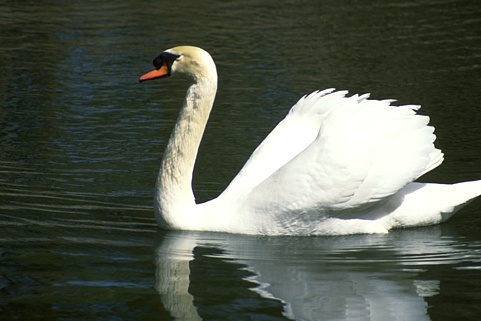
%> input picture Computer Vision Huji 2015/matlab1-segmentation/matlab1-segmentation/dataset/I1.jpg, 481 x 321 px
$ octave --eval "result = HarrisCornerDetector(rgb2gray(imread('../../../Computer Vision Huji 2015/matlab1-segmentation/matlab1-segmentation/dataset/I1.jpg')));"   (GNU Octave 9; MATLAB toolbox functions it lacks are replaced by stand-ins)
%> lines starting %> are read from the running program, lines starting %| are printed output that depends on the picture; in (x1, y1, x2, y2) boxes, pixels count from 0 and x2, y2 are one past the last pixel; in counts of white or black regions, pixels touching at a corner belong together; the program's own positions count from 1
### Image Processing Huji 2015/ex4/code/blurInImageSpace.m
function [blurImage] = blurInImageSpace(inImage,kernelSize)

kernel1DTemp = [1 1];
for i = 0:1:(10 - 3) %overall (kernelSize - 2) times iteration
    kernel1DTemp = conv(kernel1DTemp, [1 1]);%one dimention convolution
end

kernelCoeffMatrix = kernel1DTemp' * kernel1DTemp; %creat kernelsize Gausian
sumToNormalize = sum(sum(kernelCoeffMatrix));%to sum all matrix members
NormalizedKernel = kernelCoeffMatrix / sumToNormalize;%normalize the kernel

%convoluation in 2D
blurImage = conv2(inImage, NormalizedKernel, 'same');%convoluation in two 2D
%imshow(blurImage);

end

### Image Processing Huji 2015/ex4/code/nonMaximumSuppression.m
function [ result ] = nonMaximumSuppression( response )
% Find local maxima of corner metric matrix.

%deal with the frame border
response(1:2,:)=-inf;
response(:,1:2)=-inf;

response(end-1:end,:)=-inf;
response(:,end-1:end)=-inf;

BW = imregionalmax(response,8);
maxResponse=max(response(:));

BW(response<(maxResponse*0.1))=0;
result = bwmorph(BW,'shrink',Inf);

end

### Image Processing Huji 2015/ex4/code/HarrisCornerDetector.m
function [pos] = HarrisCornerDetector( im )
% HARRISCORNERDETECTOR Extract key points from the image.
% Arguments:
% im ? nxm grayscale image to find key points inside.
% pos ? A Nx2 matrix of [x,y] key points positions in im

Ix = conv2(im,[1 0 -1],'same'); %derivatve rows
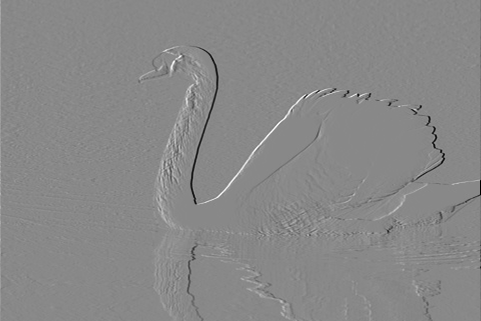
%> Ix: size 321x481 double; min -254, max 220, mean 0; drawn with min black and max white
Iy = conv2(im,[1;0;-1],'same');%derivatave colums
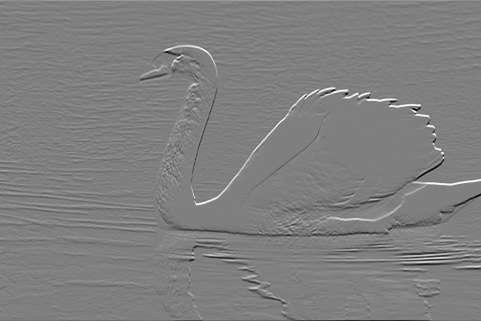
%> Iy: size 321x481 double; min -235, max 234, mean 0.1; drawn with min black and max white

IxIx = Ix .* Ix;
IyIy = Iy .* Iy;
IxIy = Ix .* Iy;
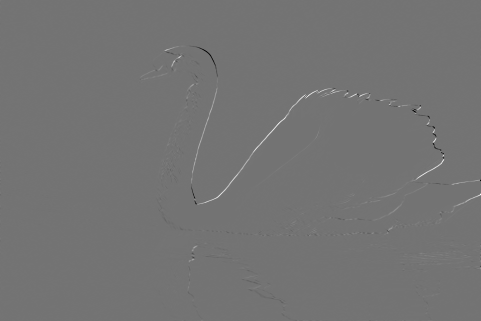
%> IxIy: size 321x481 double; min -47502, max 56925, mean 77.3; drawn with min black and max white
%IyIx = Iy .* Ix;

blurIxIx = blurInImageSpace(IxIx,3);
blurIyIy = blurInImageSpace(IyIy,3);
blurIxIy = blurInImageSpace(IxIy,3);

detM = (blurIxIx .* blurIyIy) - (blurIxIy .* blurIxIy);
traceM = (blurIxIx + blurIyIy);
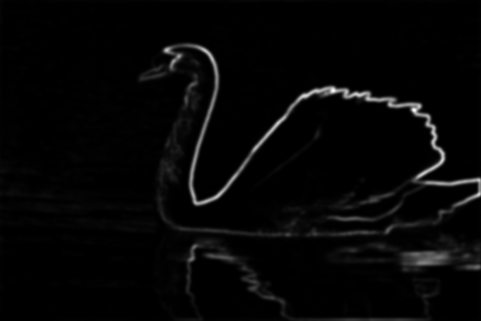
%> traceM: size 321x481 double; min 0, max 31567.8, mean 787.8; drawn with min black and max white
R = detM - 0.04 * (traceM).^2;

result = nonMaximumSuppression(R);
%> in nonMaximumSuppression, `response(:,end-1:end)=-inf;`:
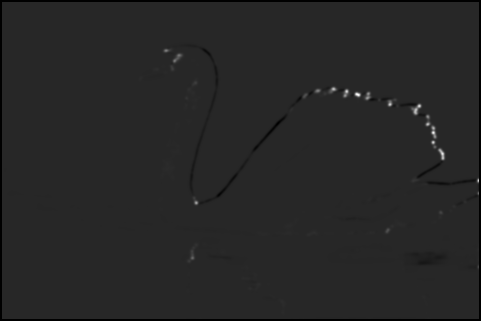
%> response: size 321x481 double; 2.07% of the values are NaN or infinite; the others: min -23440966.8, max 129674396.7, mean 114444.3; drawn with min black, max white, NaN and infinite black
%> in nonMaximumSuppression, `BW = imregionalmax(response,8);`:
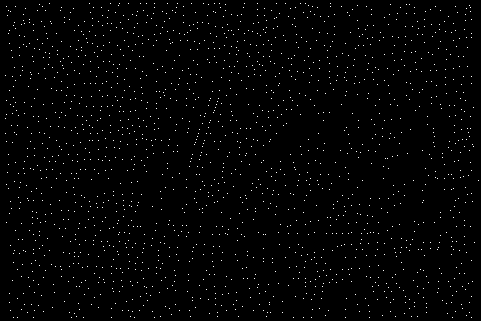
%> BW: size 321x481 logical; 1.3% white in thin lines or dots
%> in nonMaximumSuppression, `maxResponse=max(response(:));`: maxResponse = 129674396.7
%> in nonMaximumSuppression, `BW(response<(maxResponse*0.1))=0;`:
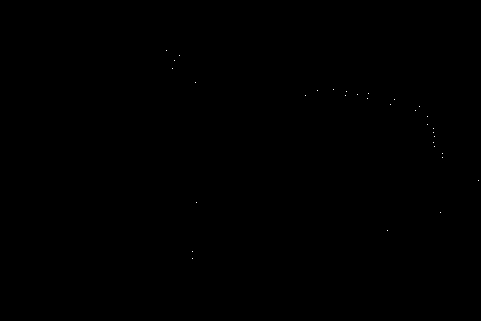
%> BW: size 321x481 logical; 0.02% white in thin lines or dots, all inside (x1, y1, x2, y2) = (166, 50, 479, 259)
[row, col] = find(result);
%> row = 32 values from 51 to 259; col = 32 values from 167 to 479
pos = [col row];
%> pos = 32 rows, first 12: [167 51; 173 69; 175 61; 180 56; 193 252; 193 259; 196 83; 197 203; 306 96; 318 91; 334 90; 346 96]
%> `result = HarrisCornerDetector(rgb2gray(imread('../../../Computer Visio..`: result has the same summary as pos in HarrisCornerDetector

end

$ run again, on Computer Vision Huji 2015/matlab1-segmentation/matlab1-segmentation/dataset/I2.jpg
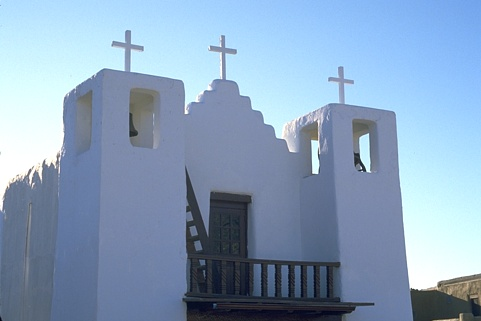
%> input picture Computer Vision Huji 2015/matlab1-segmentation/matlab1-segmentation/dataset/I2.jpg, 481 x 321 px
%> in nonMaximumSuppression, `response(:,end-1:end)=-inf;`:
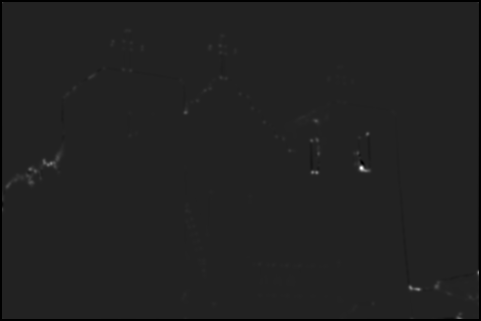
%> response: size 321x481 double; 2.07% of the values are NaN or infinite; the others: min -10050461.1, max 63781632.1, mean 59740.7; drawn with min black, max white, NaN and infinite black
%> in nonMaximumSuppression, `BW = imregionalmax(response,8);`:
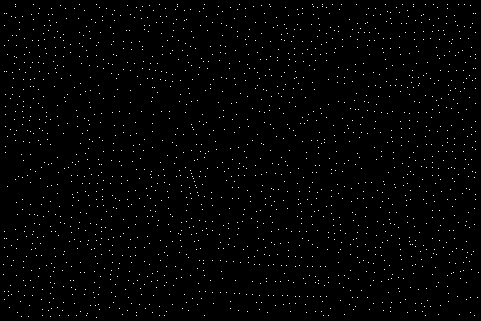
%> BW: size 321x481 logical; 1.2% white in thin lines or dots
%> maxResponse = 63781632.1
%> row = 26 values from 113 to 315; col = 26 values from 8 to 479
%> pos = 26 rows, first 12: [8 187; 16 180; 28 176; 31 170; 31 183; 36 172; 45 163; 49 165; 52 164; 58 158; 186 113; 312 141]
%> result has the same summary as pos in HarrisCornerDetector

$ run again, on Computer Vision Huji 2015/matlab1-segmentation/matlab1-segmentation/dataset/I3.jpg
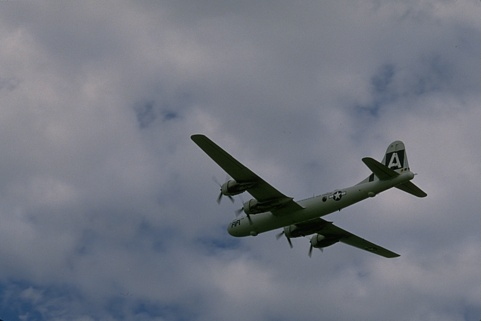
%> input picture Computer Vision Huji 2015/matlab1-segmentation/matlab1-segmentation/dataset/I3.jpg, 481 x 321 px
%> in nonMaximumSuppression, `response(:,end-1:end)=-inf;`:
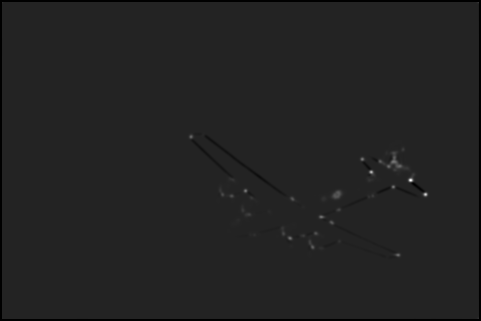
%> response: size 321x481 double; 2.07% of the values are NaN or infinite; the others: min -4608268, max 28273293.9, mean 14552.7; drawn with min black, max white, NaN and infinite black
%> in nonMaximumSuppression, `BW = imregionalmax(response,8);`:
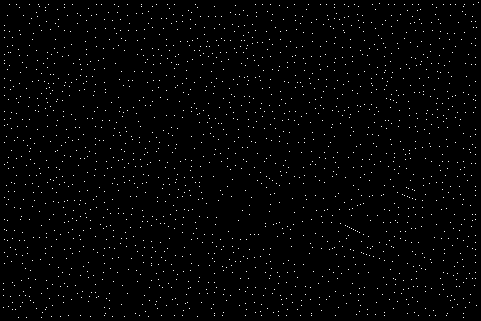
%> BW: size 321x481 logical; 1.3% white in thin lines or dots
%> maxResponse = 28273293.9
%> row = 32 values from 3 to 256; col = 32 values from 192 to 479
%> pos = 32 rows, first 12: [192 137; 223 195; 232 197; 246 191; 250 215; 284 234; 291 239; 293 199; 304 236; 311 244; 313 248; 316 234]
%> result has the same summary as pos in HarrisCornerDetector
